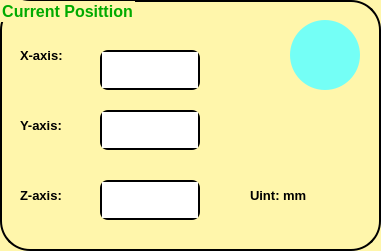
       <widget class="QGroupBox" name="grCurrentPosittion_2">
        <property name="geometry">
         <rect>
          <x>740</x>
          <y>300</y>
          <width>381</width>
          <height>251</height>
         </rect>
        </property>
        <property name="font">
         <font>
          <pointsize>12</pointsize>
          <weight>75</weight>
          <bold>true</bold>
         </font>
        </property>
        <property name="styleSheet">
         <string notr="true">QGroupBox {
	color: rgb(0, 170, 0);
	border: 2px solid;
	border-top-left-radius: 30px;
	border-top-right-radius: 30px;
	border-bottom-right-radius: 30px;
	border-bottom-left-radius: 30px;
	background-color: rgb(255, 246, 171);
}
</string>
        </property>
        <property name="title">
         <string>Current Posittion</string>
        </property>
        <widget class="QLabel" name="lbXPosCurrent_2">
         <property name="geometry">
          <rect>
           <x>20</x>
           <y>40</y>
           <width>71</width>
           <height>31</height>
          </rect>
         </property>
         <property name="font">
          <font>
           <pointsize>10</pointsize>
           <weight>75</weight>
           <bold>true</bold>
          </font>
         </property>
         <property name="styleSheet">
          <string notr="true">background-color: rgb(255, 246, 171);</string>
         </property>
         <property name="text">
          <string>X-axis:</string>
         </property>
        </widget>
        <widget class="QPlainTextEdit" name="edtXDisplay_2">
         <property name="geometry">
          <rect>
           <x>100</x>
           <y>50</y>
           <width>100</width>
           <height>40</height>
          </rect>
         </property>
         <property name="font">
          <font>
           <pointsize>9</pointsize>
           <weight>75</weight>
           <bold>true</bold>
          </font>
         </property>
         <property name="styleSheet">
          <string notr="true">QPlainTextEdit{
	border: 1.5px solid;
	border-radius: 8px;
}
QPlainTextEdit:hover{
	border: 1.5px solid;
	border-radius: 8px;
	background-color: rgb(224, 230, 230);

}</string>
         </property>
        </widget>
        <widget class="QLabel" name="lbYPosCurrent_2">
         <property name="geometry">
          <rect>
           <x>20</x>
           <y>110</y>
           <width>71</width>
           <height>31</height>
          </rect>
         </property>
         <property name="font">
          <font>
           <pointsize>10</pointsize>
           <weight>75</weight>
           <bold>true</bold>
          </font>
         </property>
         <property name="styleSheet">
          <string notr="true">background-color: rgb(255, 246, 171);</string>
         </property>
         <property name="text">
          <string>Y-axis:</string>
         </property>
        </widget>
        <widget class="QLabel" name="lbZPosCurrent_2">
         <property name="geometry">
          <rect>
           <x>20</x>
           <y>180</y>
           <width>71</width>
           <height>31</height>
          </rect>
         </property>
         <property name="font">
          <font>
           <pointsize>10</pointsize>
           <weight>75</weight>
           <bold>true</bold>
          </font>
         </property>
         <property name="styleSheet">
          <string notr="true">background-color: rgb(255, 246, 171);</string>
         </property>
         <property name="text">
          <string>Z-axis:</string>
         </property>
        </widget>
        <widget class="QPlainTextEdit" name="edtYDisplay_2">
         <property name="geometry">
          <rect>
           <x>100</x>
           <y>110</y>
           <width>100</width>
           <height>40</height>
          </rect>
         </property>
         <property name="font">
          <font>
           <pointsize>9</pointsize>
           <weight>75</weight>
           <bold>true</bold>
          </font>
         </property>
         <property name="styleSheet">
          <string notr="true">QPlainTextEdit{
	border: 1.5px solid;
	border-radius: 8px;
}
QPlainTextEdit:hover{
	border: 1.5px solid;
	border-radius: 8px;
	background-color: rgb(224, 230, 230);
}</string>
         </property>
        </widget>
        <widget class="QPlainTextEdit" name="edtZDisplay_2">
         <property name="geometry">
          <rect>
           <x>100</x>
           <y>180</y>
           <width>100</width>
           <height>40</height>
          </rect>
         </property>
         <property name="font">
          <font>
           <pointsize>9</pointsize>
           <weight>75</weight>
           <bold>true</bold>
          </font>
         </property>
         <property name="styleSheet">
          <string notr="true">QPlainTextEdit{
	border: 1.5px solid;
	border-radius: 8px;
}
QPlainTextEdit:hover{
	border: 1.5px solid;
	border-radius: 8px;
	background-color: rgb(224, 230, 230);
}</string>
         </property>
        </widget>
        <widget class="QPushButton" name="btnReset_2">
         <property name="geometry">
          <rect>
           <x>290</x>
           <y>20</y>
           <width>70</width>
           <height>70</height>
          </rect>
         </property>
         <property name="styleSheet">
          <string notr="true">QPushButton{
	background-color: rgb(116, 255, 246);
	order: none;
	border-radius: 35px;
}
QPushButton:hover{
	background-color: rgb(125, 199, 255);
	order: none;
	border-radius: 35px;
}</string>
         </property>
         <property name="text">
          <string notr="true"/>
         </property>
         <property name="icon">
          <iconset>
           <normaloff>reset-removebg-preview.png</normaloff>reset-removebg-preview.png</iconset>
         </property>
         <property name="iconSize">
          <size>
           <width>70</width>
           <height>70</height>
          </size>
         </property>
        </widget>
        <widget class="QLabel" name="lbXPosUint_2">
         <property name="geometry">
          <rect>
           <x>250</x>
           <y>180</y>
           <width>111</width>
           <height>31</height>
          </rect>
         </property>
         <property name="font">
          <font>
           <pointsize>10</pointsize>
           <weight>75</weight>
           <bold>true</bold>
          </font>
         </property>
         <property name="styleSheet">
          <string notr="true">background-color: rgb(255, 246, 171);</string>
         </property>
         <property name="text">
          <string>Uint: mm</string>
         </property>
        </widget>
       </widget>
